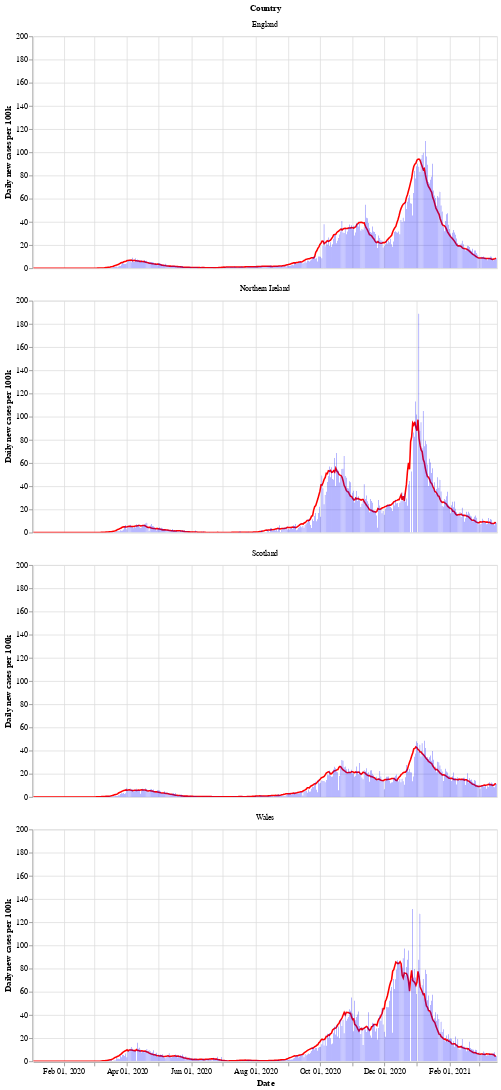

Notebook source saved alongside this figure:
### Markdown cell above
Next is a bar chart of the number of new cases in each country (per 100k population), with the 7 day moving average of cases. Again we see that Wales saw a longer period of raising and falling cases compared to the other countries.

After a period of cases falling, each nation is now seeing a rise in the number of cases - especially in Wales.

### Code cell
# collapse
bars = alt.Chart(uk_cases).mark_bar().encode(
    x=alt.X("yearmonthdate(date):T", axis=alt.Axis(title='Date')),
    y=alt.Y("newCasesRate:Q", axis=alt.Axis(title='Daily new cases per 100k')),
    tooltip='newCasesRate',
    color=alt.condition(
        alt.datum.dailyChange > 0,
        alt.value("orange"),  # The positive color
        alt.value("blue")  # The negative color
    )
).properties(title='New cases per 100k population with rolling 7 day average', width=600).interactive()
line = alt.Chart(uk_cases).mark_line(
    color='red',
    size=2,
).transform_window(
    rolling_mean='mean(newCasesRate)',
    frame=[0, 7],
    groupby=['areaName']
).encode(
    x='yearmonthdate(date):T',
    y='rolling_mean:Q'
)
alt.layer(line, bars, data=uk_cases).facet(alt.Row('areaName', title='Country'), columns=1)

### Figure 1 — Vega-Lite specification as saved in the notebook (floating-point values rounded to 4 significant figures; data arrays with more than 128 entries replaced by an {"elided": "..."} marker saying what was removed)
{"config": {"view": {"continuousWidth": 400, "continuousHeight": 300}}, "data": {"name": "data-f706f21229e386f9efff89dfc29318f7"}, "facet": {"type": "nominal", "field": "areaName", "title": "Country"}, "spec": {"layer": [{"mark": {"type": "line", "color": "red", "size": 2}, "encoding": {"x": {"type": "temporal", "field": "date", "timeUnit": "yearmonthdate"}, "y": {"type": "quantitative", "field": "rolling_mean"}}, "transform": [{"window": [{"op": "mean", "field": "newCasesRate", "as": "rolling_mean"}], "frame": [0, 7], "groupby": ["areaName"]}]}, {"mark": "bar", "encoding": {"color": {"condition": {"value": "orange", "test": "(datum.dailyChange > 0)"}, "value": "blue"}, "tooltip": {"type": "quantitative", "field": "newCasesRate"}, "x": {"type": "temporal", "axis": {"title": "Date"}, "field": "date", "timeUnit": "yearmonthdate"}, "y": {"type": "quantitative", "axis": {"title": "Daily new cases per 100k"}, "field": "newCasesRate"}}, "selection": {"selector002": {"type": "interval", "bind": "scales", "encodings": ["x", "y"]}}, "title": "New cases per 100k population with rolling 7 day average", "width": 600}]}, "columns": 1, "$schema": "https://vega.github.io/schema/vega-lite/v4.8.1.json", "datasets": {"data-f706f21229e386f9efff89dfc29318f7": {"elided": "1760 records"}}}
